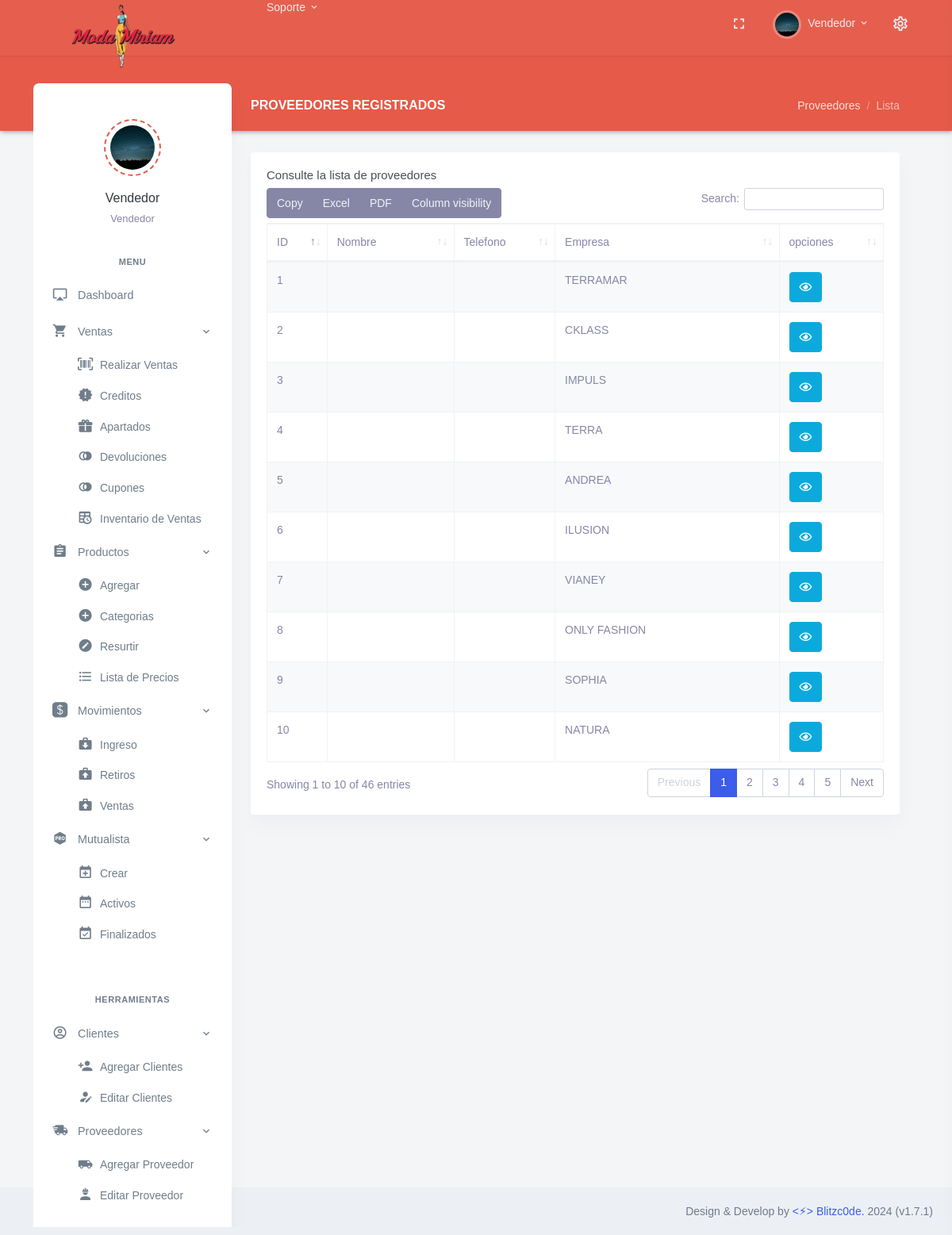
The page /Proveedor_List.php (signed in) on the database its author committed.
### tables this page shows
CREATE TABLE `Puestos` (
  `ID_Puesto` int NOT NULL,
  `Cargo` varchar(30) NOT NULL
);

CREATE TABLE `Personal` (
  `ID_Personal` int NOT NULL,
  `Nombre` varchar(30) DEFAULT NULL,
  `Apellido` varchar(30) DEFAULT NULL,
  `Bio` varchar(80) DEFAULT NULL,
  `Direccion` varchar(90) DEFAULT NULL,
  `Colonia` varchar(90) DEFAULT NULL,
  `CP` int DEFAULT NULL,
  `Correo` varchar(35) DEFAULT NULL,
  `Pass` varchar(10) NOT NULL,
  `Telefono` varchar(13) DEFAULT NULL,
  `Foto` varchar(254) DEFAULT NULL,
  `ID_Sucursal` int NOT NULL,
  `ID_Puesto` int NOT NULL,
  `Fecha_Registro` date DEFAULT NULL,
  `Baja` int DEFAULT NULL COMMENT '0=No, 1=Si',
  `visible` int NOT NULL DEFAULT '1'
);

CREATE TABLE `Proveedores` (
  `ID_Proveedor` int NOT NULL,
  `Nombre` varchar(40) DEFAULT NULL,
  `Correo` varchar(40) DEFAULT NULL,
  `Telefono` varchar(40) DEFAULT NULL,
  `Foto` varchar(254) DEFAULT NULL,
  `NEmpresa` varchar(25) DEFAULT NULL,
  `NCorreo` varchar(30) DEFAULT NULL,
  `NDireccion` varchar(80) DEFAULT NULL,
  `NTel` varchar(13) DEFAULT NULL,
  `NCiudad` varchar(40) DEFAULT NULL,
  `NCP` varchar(10) DEFAULT NULL,
  `NLogo` varchar(254) DEFAULT NULL,
  `Fecha_Registro` date NOT NULL,
  `Beneficiario` varchar(60) DEFAULT NULL,
  `Clabe` varchar(30) DEFAULT NULL,
  `Banco` varchar(50) DEFAULT NULL,
  `Bio` varchar(300) DEFAULT NULL,
  `NBio` varchar(300) DEFAULT NULL,
  `Importado` varchar(150) DEFAULT NULL
);

### Proveedor_List.php (the view, shortened to what this page needs)
<?php
if ($_SESSION['loggedin'] != true){
    header('Location: index.php');
    echo $_SESSION['loggedin'];
}else{
    include_once "lib/Header.php" ;
}
include_once "lib/conexion.php";
$sentencia = $base_de_datos->query("SELECT * FROM Proveedores;");
$usuarios = $sentencia->fetchAll(PDO::FETCH_OBJ);
?>
<div class="row">
    <div class="col-12">
        <div class="page-title-box d-flex align-items-center justify-content-between">
            <h4 class="page-title mb-0 font-size-18">Proveedores Registrados</h4>
            <div class="page-title-right">
                <ol class="breadcrumb m-0">
                    <li class="breadcrumb-item"><a href="javascript: void(0);">Proveedores</a></li>
                    <li class="breadcrumb-item active">Lista</li>
                </ol>
            </div>
        </div>
    </div>
</div>
<div class="row">
    <div class="col-12">
        <div class="card">
            <div class="card-body">
                <h4 class="card-title">Consulte la lista de proveedores</h4>
                <table id="datatable-buttons" class="table table-striped table-bordered dt-responsive nowrap"
                    style="border-collapse: collapse; border-spacing: 0; width: 100%;">
                    <thead>
                        <tr>
                            <th>ID</th>
                            <th>Nombre</th>
                            <th>Telefono</th>
                            <th>Empresa</th>
                            <th>opciones</th>
                        </tr>
                    </thead>
                    <tbody>
                        <?php foreach($usuarios as $usuario){ ?>
                        <tr>
                            <td><?php echo $usuario->ID_Proveedor ?></td>
                            <td><?php echo $usuario->Nombre ?></td>
                            <td><?php echo $usuario->Telefono ?></td>
                            <td><?php echo $usuario->NEmpresa ?></td>
                            <td> <a id="borrar" class="btn btn-info"
                                    href="<?php echo "Proveedor.php?id=" . $usuario->ID_Proveedor?>"><i
                                        class="far fa-eye"></i></a>
                            </td>
                        </tr>
                        <?php } ?>
                    </tbody>
                </table>
            </div>
        </div>
    </div>
</div>
<?php include_once "lib/Footer.php" ?>

### lib/Header.php (shortened to what this page needs)
<?php
include_once "lib/cnx.php";
?>
<!doctype html>
<html lang="es">
<head>
    <link href="assets/libs/datatables.net-bs4/css/dataTables.bootstrap4.min.css" rel="stylesheet" type="text/css" />
    <link href="assets/libs/datatables.net-buttons-bs4/css/buttons.bootstrap4.min.css" rel="stylesheet" type="text/css" />
    <link href="assets/libs/datatables.net-responsive-bs4/css/responsive.bootstrap4.min.css" rel="stylesheet" type="text/css" />
    <link href="assets/css/bootstrap.min.css" id="bootstrap-style" rel="stylesheet" type="text/css" />
    <link href="assets/css/icons.min.css" rel="stylesheet" type="text/css" />
    <link href="assets/css/app.min.css" id="app-style" rel="stylesheet" type="text/css" />
    <link href="https://cdnjs.cloudflare.com/ajax/libs/select2/4.0.6-rc.0/css/select2.min.css" rel="stylesheet"/>
</head>
<body data-layout="detached" data-topbar="colored">
    <div class="container-fluid">
        <div id="layout-wrapper">
            <header id="page-topbar">
                <div class="navbar-header">
                    <div class="container-fluid">
                        <div class="float-right">
                            <div class="dropdown d-none d-lg-inline-block ml-1">
                                <button type="button" class="btn header-item noti-icon waves-effect"
                                    data-toggle="fullscreen">
                                    <i class="mdi mdi-fullscreen"></i>
                                </button>
                            </div>
                            <?php
                            $sql = "SELECT * FROM Personal WHERE ID_Personal = "."'".$_SESSION['ids']."'";
                            $query = $conexion -> query ($sql);
                            while($usuario = mysqli_fetch_array($query)){
                                $sql1 = "SELECT * FROM Puestos WHERE ID_Puesto = ".$usuario['ID_Puesto'];
                                $query1 = $conexion -> query ($sql1);
                                while($cargo = mysqli_fetch_array($query1)){
                                echo '
                            <div class="dropdown d-inline-block">
                            <br>
                                <button type="button" class="btn header-item waves-effect" id="page-header-user-dropdown" data-toggle="dropdown" aria-haspopup="true" aria-expanded="false">
                                    <img class="rounded-circle header-profile-user" src="'.$usuario['Foto'].'" alt="Header Avatar">
                                    <span class="d-none d-xl-inline-block ml-1">'.$usuario['Nombre'].'</span>
                                    <i class="mdi mdi-chevron-down d-none d-xl-inline-block"></i>
                                </button>';
                                ?>
                            <?php
                                echo '
                            </div>
                            <div class="dropdown d-inline-block">
                                <button type="button" class="btn header-item noti-icon right-bar-toggle waves-effect">
                                    <i class="mdi mdi-settings-outline"></i>
                                </button>
                            </div>
                        </div>
                        <div>
                            <div class="navbar-brand-box">
                            <br>
                                <a href="#" class="logo logo-light">
                                    <span class="logo-lg">
                                        <img src="assets/images/companies/mm1.png" alt="" height="100">
                                    </span>
                                </a>
                            </div>
                            <div class="dropdown dropdown-mega d-none d-lg-inline-block ml-2">
                                <button type="button" class="btn header-item waves-effect" data-toggle="dropdown" aria-haspopup="false" aria-expanded="false">
                                    Soporte
                                    <i class="mdi mdi-chevron-down"></i>
                                </button>
                            </div>
                        </div>
                    </div>
                </div>
            </header>
            <div class="vertical-menu">
            <br>
                <div class="h-100">
                    <div class="user-wid text-center py-4">
                                    <div class="user-img">
                                        <img src="'.$usuario['Foto'].'" alt="" class="avatar-md mx-auto rounded-circle">
                                    </div>
                                    <div class="mt-3">
                                        <a href="#" class="text-dark font-weight-medium font-size-16">'.$usuario['Nombre'].' '.$usuario['Apellido'].'</a>
                                        <p class="text-body mt-1 mb-0 font-size-13">'.$cargo['Nombre'].'</p>';
                                            $sql2 = "SELECT * FROM Puestos WHERE ID_Puesto = ".$usuario['ID_Puesto'];
                                            $query2 = $conexion -> query ($sql2);
                                            while($dept = mysqli_fetch_array($query2)){
                                                echo '
                                                <p class="text-body mt-1 mb-0 font-size-13">'.$dept['Cargo'].'</p>
                                                </div>
                                                </div>';
                                            }
                                        }
            }
            ?>
                            <div id="sidebar-menu">
                                <ul class="metismenu list-unstyled" id="side-menu">
                                    <?php include_once "lib/menu.php"; ?>
                                </ul>
                            </div>
                        </div>
                    </div>
                    <div class="main-content">
                        <div class="page-content">

### rows shown on the page
personal: Nombre "Vendedor"
puestos: personal.Foto (picture), Cargo "Vendedor"
proveedores: ID_Proveedor "1", NEmpresa "TERRAMAR"
proveedores: ID_Proveedor "2", NEmpresa "CKLASS"
proveedores: ID_Proveedor "3", NEmpresa "IMPULS"
proveedores: ID_Proveedor "4", NEmpresa "TERRA"
proveedores: ID_Proveedor "5", NEmpresa "ANDREA"
proveedores: ID_Proveedor "6", NEmpresa "ILUSION"
proveedores: ID_Proveedor "7", NEmpresa "VIANEY"
proveedores: ID_Proveedor "8", NEmpresa "ONLY FASHION"
proveedores: ID_Proveedor "9", NEmpresa "SOPHIA"
proveedores: ID_Proveedor "10", NEmpresa "NATURA"
